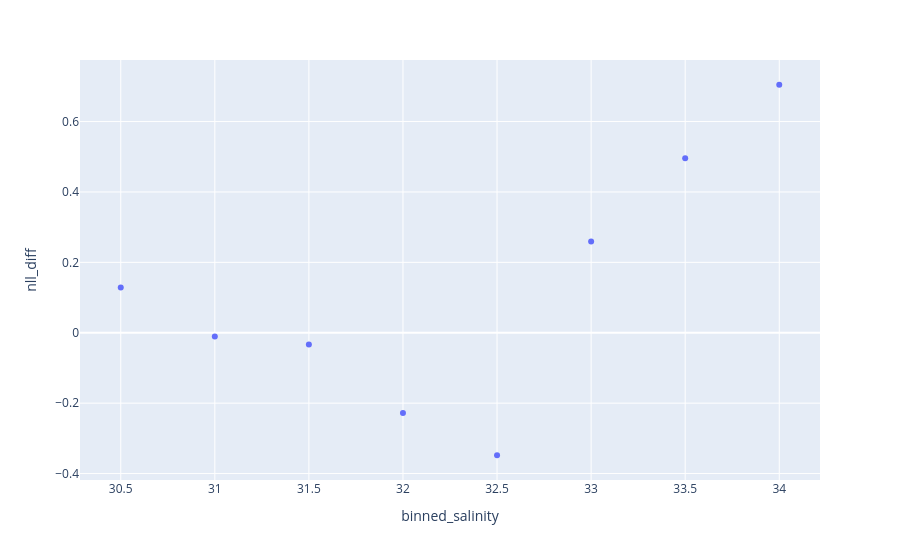

This figure's notebook cell:
### Code cell
pdf = perm[(perm['key_max_depth_bin'] == 7) & (perm['key_month'] == 11) & (perm['key_sin_sun'] >= 0)]
adf = data[(data['key_max_depth_bin'] == 7) & (data['key_month'] == 11) & (data['key_sin_sun'] >= 0)]
df = pdf.merge(adf[['_individual', '_decision', 'depth_bin', 'nll']], on=['_individual', '_decision', 'depth_bin'], how='inner', suffixes=('_perm', '_data'))
df['nll_diff'] = df['nll_perm'] - df['nll_data']
df['max_salinity'] = df.groupby(['_individual', '_decision'])['salinity'].transform('max')
df['min_salinity'] = df.groupby(['_individual', '_decision'])['salinity'].transform('min')
df['salinity_diff'] = df['max_salinity'] - df['min_salinity']
df['binned_salinity_diff'] = round(df['salinity_diff'] / 0.5) * 0.5
df['binned_salinity'] = round(df['salinity'] / 0.5) * 0.5
px.scatter(
    df[df['_selected']].groupby(['binned_salinity'])['nll_diff'].mean().reset_index(),
    x='binned_salinity', y='nll_diff',
)

### Figure 1 — Plotly figure (JSON) as saved in the notebook; plotly's stock layout.template omitted (floating-point values rounded to 4 significant figures)
{"data": [{"hovertemplate": "binned_salinity=%{x}<br>nll_diff=%{y}<extra></extra>", "legendgroup": "", "marker": {"color": "#636efa", "symbol": "circle"}, "mode": "markers", "name": "", "orientation": "v", "showlegend": false, "type": "scatter", "x": [30.5, 31, 31.5, 32, 32.5, 33, 33.5, 34], "xaxis": "x", "y": [0.1287, -0.01097, -0.03333, -0.2283, -0.348, 0.2592, 0.4958, 0.7045], "yaxis": "y"}], "layout": {"legend": {"tracegroupgap": 0}, "margin": {"t": 60}, "xaxis": {"anchor": "y", "domain": [0, 1], "title": {"text": "binned_salinity"}}, "yaxis": {"anchor": "x", "domain": [0, 1], "title": {"text": "nll_diff"}}}}
